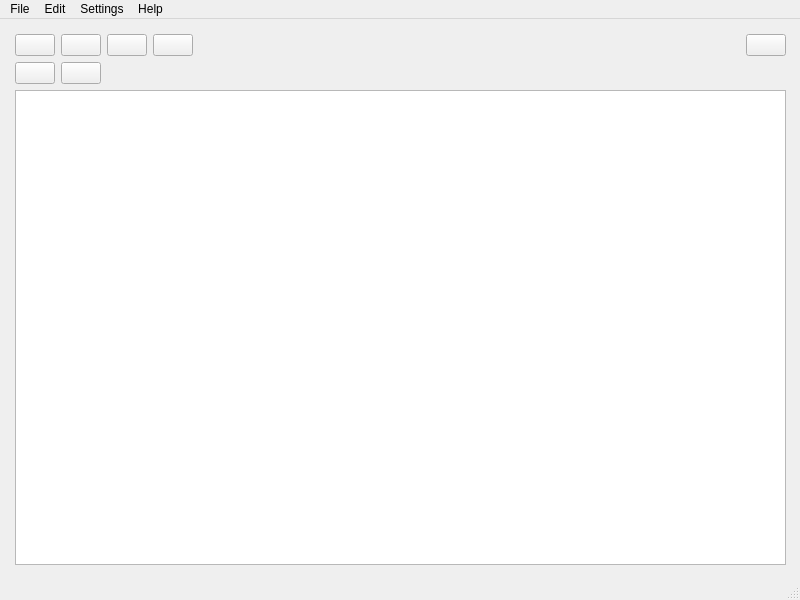
<?xml version="1.0" encoding="UTF-8"?>
<ui version="4.0">
 <class>MainWindow</class>
 <widget class="QMainWindow" name="MainWindow">
  <property name="geometry">
   <rect>
    <x>0</x>
    <y>0</y>
    <width>800</width>
    <height>600</height>
   </rect>
  </property>
  <property name="windowTitle">
   <string>MainWindow</string>
  </property>
  <widget class="QWidget" name="centralwidget">
   <widget class="QWidget" name="layoutWidget">
    <property name="geometry">
     <rect>
      <x>10</x>
      <y>10</y>
      <width>781</width>
      <height>541</height>
     </rect>
    </property>
    <layout class="QVBoxLayout" name="verticalLayout">
     <property name="sizeConstraint">
      <enum>QLayout::SetMinAndMaxSize</enum>
     </property>
     <property name="leftMargin">
      <number>5</number>
     </property>
     <property name="topMargin">
      <number>5</number>
     </property>
     <property name="rightMargin">
      <number>5</number>
     </property>
     <property name="bottomMargin">
      <number>5</number>
     </property>
     <item>
      <layout class="QHBoxLayout" name="horizontalLayout">
       <item>
        <widget class="QPushButton" name="newFilePushButton">
         <property name="text">
          <string/>
         </property>
         <property name="icon">
          <iconset resource="res.qrc">
           <normaloff>:/misc_files/pictures/new-project.png</normaloff>:/misc_files/pictures/new-project.png</iconset>
         </property>
        </widget>
       </item>
       <item>
        <widget class="QPushButton" name="openPushButton">
         <property name="text">
          <string/>
         </property>
         <property name="icon">
          <iconset resource="res.qrc">
           <normaloff>:/misc_files/pictures/folder.png</normaloff>:/misc_files/pictures/folder.png</iconset>
         </property>
        </widget>
       </item>
       <item>
        <widget class="QPushButton" name="readOnlyPushButton">
         <property name="text">
          <string/>
         </property>
         <property name="icon">
          <iconset resource="res.qrc">
           <normaloff>:/misc_files/pictures/read_only.png</normaloff>:/misc_files/pictures/read_only.png</iconset>
         </property>
        </widget>
       </item>
       <item>
        <widget class="QPushButton" name="savePushButton">
         <property name="text">
          <string/>
         </property>
         <property name="icon">
          <iconset resource="res.qrc">
           <normaloff>:/misc_files/pictures/save.png</normaloff>:/misc_files/pictures/save.png</iconset>
         </property>
        </widget>
       </item>
       <item>
        <spacer name="horizontalSpacer">
         <property name="orientation">
          <enum>Qt::Horizontal</enum>
         </property>
         <property name="sizeHint" stdset="0">
          <size>
           <width>40</width>
           <height>20</height>
          </size>
         </property>
        </spacer>
       </item>
       <item>
        <widget class="QLabel" name="currentLanguageLabel">
         <property name="text">
          <string/>
         </property>
        </widget>
       </item>
       <item>
        <widget class="QPushButton" name="aboutPushButton">
         <property name="text">
          <string/>
         </property>
         <property name="icon">
          <iconset resource="res.qrc">
           <normaloff>:/misc_files/pictures/help.png</normaloff>:/misc_files/pictures/help.png</iconset>
         </property>
        </widget>
       </item>
      </layout>
     </item>
     <item>
      <layout class="QHBoxLayout" name="horizontalLayout_3">
       <item>
        <widget class="QPushButton" name="boldPushButton">
         <property name="sizePolicy">
          <sizepolicy hsizetype="Minimum" vsizetype="Fixed">
           <horstretch>0</horstretch>
           <verstretch>0</verstretch>
          </sizepolicy>
         </property>
         <property name="maximumSize">
          <size>
           <width>100</width>
           <height>100</height>
          </size>
         </property>
         <property name="toolTip">
          <string extracomment="Bold"/>
         </property>
         <property name="text">
          <string/>
         </property>
        </widget>
       </item>
       <item>
        <widget class="QPushButton" name="underlinePushButton">
         <property name="toolTip">
          <string extracomment="Underline text"/>
         </property>
         <property name="text">
          <string/>
         </property>
        </widget>
       </item>
       <item>
        <spacer name="horizontalSpacer_2">
         <property name="orientation">
          <enum>Qt::Horizontal</enum>
         </property>
         <property name="sizeHint" stdset="0">
          <size>
           <width>40</width>
           <height>20</height>
          </size>
         </property>
        </spacer>
       </item>
      </layout>
     </item>
     <item>
      <widget class="QTextEdit" name="textEdit"/>
     </item>
    </layout>
   </widget>
  </widget>
  <widget class="QMenuBar" name="menubar">
   <property name="geometry">
    <rect>
     <x>0</x>
     <y>0</y>
     <width>800</width>
     <height>21</height>
    </rect>
   </property>
   <widget class="QMenu" name="menuFile">
    <property name="title">
     <string>File</string>
    </property>
    <addaction name="separator"/>
    <addaction name="actionNew"/>
    <addaction name="actionOpen"/>
    <addaction name="actionRead_Only"/>
    <addaction name="actionSave"/>
    <addaction name="separator"/>
    <addaction name="actionQuit"/>
   </widget>
   <widget class="QMenu" name="menuEdit">
    <property name="title">
     <string>Edit</string>
    </property>
   </widget>
   <widget class="QMenu" name="menuSettings">
    <property name="title">
     <string>Settings</string>
    </property>
    <widget class="QMenu" name="menuLanguage">
     <property name="geometry">
      <rect>
       <x>584</x>
       <y>101</y>
       <width>126</width>
       <height>96</height>
      </rect>
     </property>
     <property name="title">
      <string>Language</string>
     </property>
     <addaction name="actionEnglish"/>
     <addaction name="actionRussian"/>
    </widget>
    <widget class="QMenu" name="menuTheme">
     <property name="title">
      <string>Theme</string>
     </property>
     <addaction name="actionDark"/>
     <addaction name="actionLight"/>
    </widget>
    <addaction name="menuLanguage"/>
    <addaction name="actionPreferences"/>
    <addaction name="menuTheme"/>
   </widget>
   <widget class="QMenu" name="menuHelp">
    <property name="title">
     <string>Help</string>
    </property>
    <addaction name="actionAbout"/>
   </widget>
   <addaction name="menuFile"/>
   <addaction name="menuEdit"/>
   <addaction name="menuSettings"/>
   <addaction name="menuHelp"/>
  </widget>
  <widget class="QStatusBar" name="statusbar"/>
  <action name="actionEnglish">
   <property name="text">
    <string>English</string>
   </property>
  </action>
  <action name="actionRussian">
   <property name="text">
    <string>Russian</string>
   </property>
  </action>
  <action name="actionAbout">
   <property name="text">
    <string>About</string>
   </property>
  </action>
  <action name="actionNew">
   <property name="text">
    <string>New File</string>
   </property>
  </action>
  <action name="actionOpen">
   <property name="text">
    <string>Open</string>
   </property>
  </action>
  <action name="actionRead_Only">
   <property name="text">
    <string>Read Only</string>
   </property>
  </action>
  <action name="actionQuit">
   <property name="text">
    <string>Quit</string>
   </property>
  </action>
  <action name="actionSave">
   <property name="text">
    <string>Save</string>
   </property>
  </action>
  <action name="actionPreferences">
   <property name="text">
    <string>Preferences</string>
   </property>
  </action>
  <action name="actionDark">
   <property name="text">
    <string>Dark</string>
   </property>
  </action>
  <action name="actionLight">
   <property name="text">
    <string>Light</string>
   </property>
  </action>
 </widget>
 <resources>
  <include location="res.qrc"/>
 </resources>
 <connections/>
</ui>
